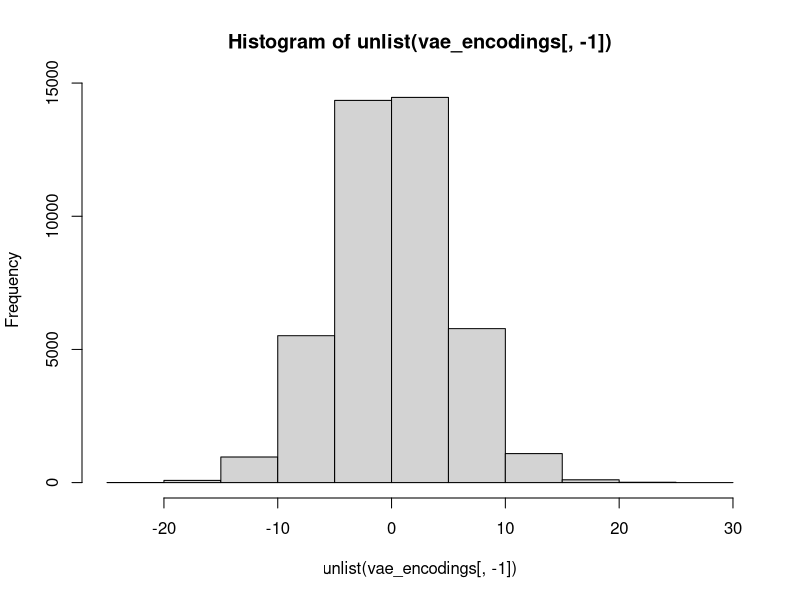

R code for this plot:
# This script will manipulate the covariates from the VAE model to perfectly
# match the covariates input for qtltools

setwd("/gpfs/commons/groups/lappalainen_lab/jeinson/random/ML_genomics")
rm(list = ls())
library(tidyverse)

peer_factors <- read_tsv("Muscle_Skeletal.v8.covariates.txt")

vae_encodings <- read.csv("VAE_sampled_encodings_mod8.tsv", 
                          sep = "\t", row.names = 1)
vae_encodings <- t(vae_encodings)
rownames(vae_encodings) <- paste0("Encoding", 1:60)
vae_encodings <- as.data.frame(vae_encodings)
vae_encodings <- rownames_to_column(vae_encodings, "ID")

# Compile the output matrix
# 
# Start with taking the genetic PCs
out <- peer_factors[1:5,]
out <- rbind(out, vae_encodings[,c("ID", colnames(out)[-1])])
out <- rbind(out, peer_factors[66:68,]) # Add the sex, pcr, and sequencing covariates

write_tsv(out, "Muscle_Skeletal_VAE_covariates.txt")

# Generate some totally random covariates to map eQTLs with
hist(unlist(vae_encodings[,-1]))
muhat = mean(unlist(vae_encodings[,-1]))
sdhat = sd(unlist(vae_encodings[,-1]))

n_tot = length(unlist(vae_encodings[,-1]))

control_encodings <- rnorm(n_tot, muhat, sdhat)
control_encodings <- matrix(control_encodings, nrow = nrow(vae_encodings))
control_encodings <- data.frame(vae_encodings$ID, control_encodings)
colnames(control_encodings) <- colnames(vae_encodings)

control_out <- peer_factors[1:5,]
control_out <- rbind(control_out, control_encodings[,c("ID", colnames(control_out)[-1])])
control_out <- rbind(control_out, peer_factors[66:68,]) # Add the sex, pcr, and sequencing covariates

write_tsv(control_out, "FAKE_Muscle_Skeletal_encodings.txt")
